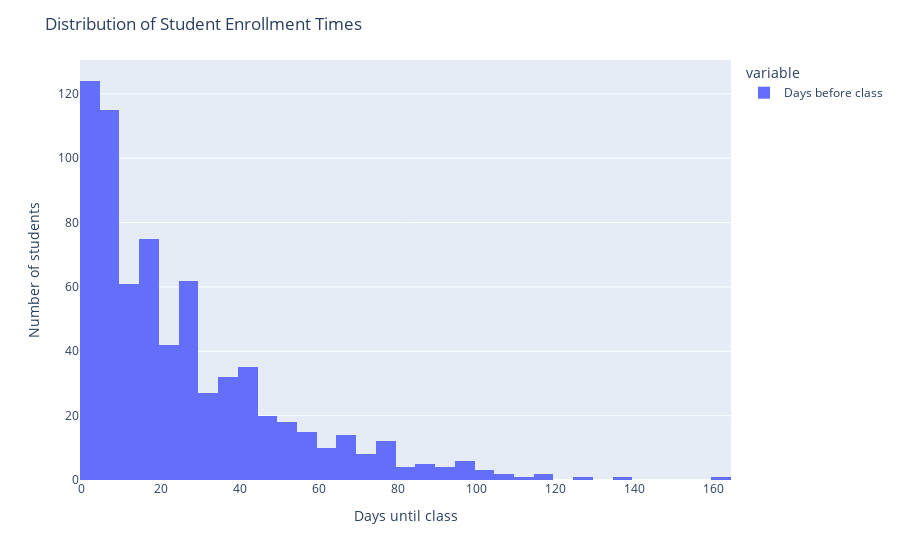

Here is the notebook cell this chart was saved with:
### Code cell
plot_enrollment_agg(classes)

### Figure 1 — Plotly figure (JSON) as saved in the notebook; plotly's stock layout.template omitted (floating-point values rounded to 4 significant figures; data arrays with more than 128 entries replaced by an {"elided": "..."} marker saying what was removed)
{"data": [{"bingroup": "x", "hovertemplate": "variable=Days before class<br>value=%{x}<br>count=%{y}<extra></extra>", "legendgroup": "Days before class", "marker": {"color": "#636efa", "pattern": {"shape": ""}}, "name": "Days before class", "orientation": "v", "showlegend": true, "type": "histogram", "x": {"elided": "700 int values"}, "xaxis": "x", "yaxis": "y"}], "layout": {"barmode": "relative", "legend": {"title": {"text": "variable"}, "tracegroupgap": 0}, "margin": {"t": 60}, "title": {"text": "Distribution of Student Enrollment Times"}, "xaxis": {"anchor": "y", "domain": [0, 1], "title": {"text": "Days until class"}}, "yaxis": {"anchor": "x", "domain": [0, 1], "title": {"text": "Number of students"}}}}
